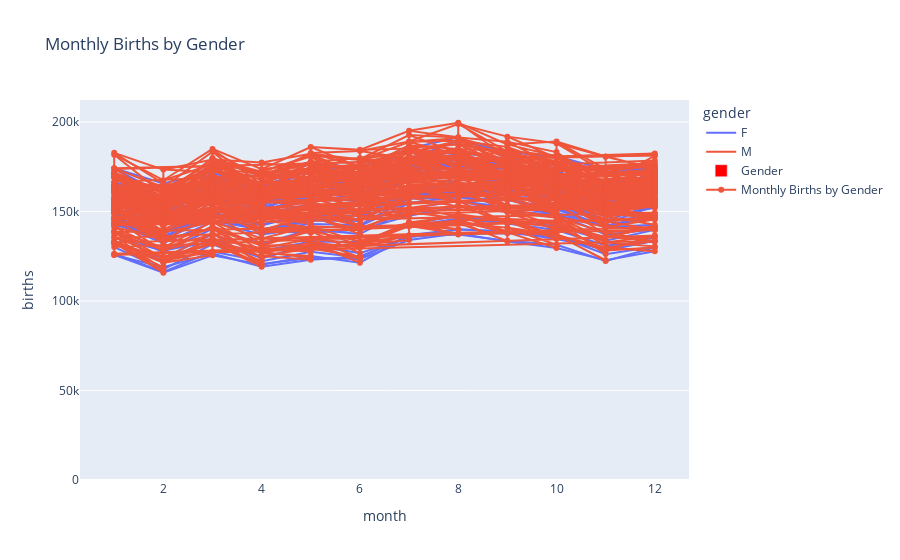

Here is the notebook cell this chart was saved with:
### Markdown cell above
Again we can see there are more girls Born than Bois

### Code cell
# Calculate monthly birth trends by gender
monthly_births_gender = df.groupby(['year', 'month', 'gender'])['births'].sum().reset_index()
fig.add_trace(go.Scatter(x=monthly_births_gender['month'], y=monthly_births_gender['births'],
                         mode='lines+markers', name='Monthly Births by Gender'))
fig.update_layout(title='Monthly Births by Gender')
